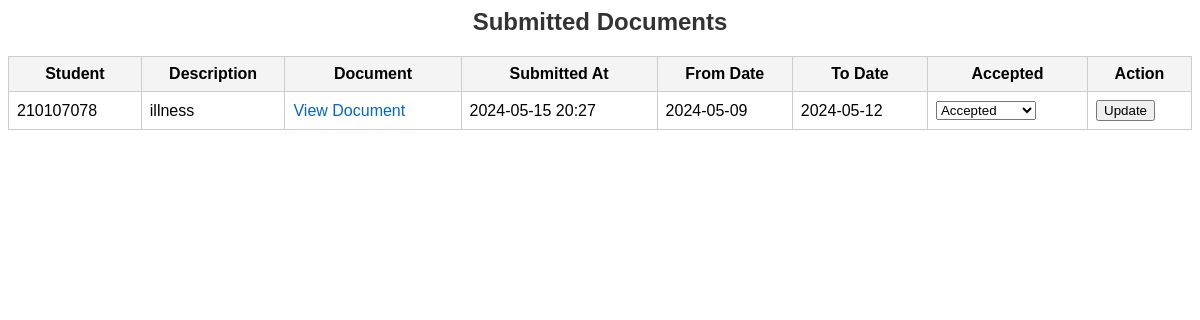
/admin_page/ (signed in), run on the app's committed database.
### dashboard/models.py (models this page shows, shortened)
class SubmittedDocument(models.Model):
    student = models.ForeignKey(CustomUser, on_delete=models.CASCADE, related_name="documents")
    description = models.TextField()
    document = models.FileField(upload_to='student_documents/')
    submitted_at = models.DateTimeField(auto_now_add=True)
    from_date = models.DateTimeField(blank=False)
    to_date = models.DateTimeField(blank=False)
    ACCEPTED_CHOICES = [
        (0, 'Not Checked'),
        (1, 'Accepted'),
        (2, 'Rejected')
    ]
    accepted = models.IntegerField(default=0, choices=ACCEPTED_CHOICES)

### account/models.py (models this page shows, shortened)
class CustomUser(AbstractBaseUser, PermissionsMixin):
    email = models.EmailField(max_length=255, blank=False, unique=True)
    id = models.CharField(max_length=9, unique=True, blank=False, primary_key=True)
    first_name = models.CharField(max_length=30)
    last_name = models.CharField(max_length=30)
    objects = CustomUserManager()
    USERNAME_FIELD = 'id'
    REQUIRED_FIELDS = ['first_name', 'last_name']

### dashboard/views.py (the view, shortened to what this page needs)
# urls.py: path('admin_page/', views.admin_page, name='admin_page'),
@login_required
def admin_page(request):
    documents = SubmittedDocument.objects.all()
    return render(request, 'dashboard/admin_page.html', {'documents': documents})

### dashboard/templates/dashboard/admin_page.html (shortened to what this page needs)
<h2>Submitted Documents</h2>
<form method="post">
    <table>
        <thead>
            <tr>
                <th>Student</th>
                <th>Description</th>
                <th>Document</th>
                <th>Submitted At</th>
                <th>From Date</th>
                <th>To Date</th>
                <th>Accepted</th>
                <th>Action</th>
            </tr>
        </thead>
        <tbody>
            {% for document in documents %}
            <tr>
                <td>{{ document.student.id }}</td>
                <td>{{ document.description }}</td>
                <td><a href="{{ document.document.url }}" target="_blank">View Document</a></td>
                <td>{{ document.submitted_at|date:"Y-m-d H:i" }}</td>
                <td>{{ document.from_date|date:"Y-m-d " }}</td>
                <td>{{ document.to_date|date:"Y-m-d " }}</td>
                <td>
                    <select name="accepted_{{ document.id }}">
                        {% for value, name in document.ACCEPTED_CHOICES %}
                            <option value="{{ value }}" {% if document.accepted == value %}selected{% endif %}>{{ name }}</option>
                        {% endfor %}
                    </select>
                </td>
                <td><button type="submit" name="document_id" value="{{ document.id }}">Update</button></td>
            </tr>
            {% empty %}
            <tr>
                <td colspan="8">No documents submitted.</td>
            </tr>
            {% endfor %}
        </tbody>
    </table>
</form>

### dashboard/templates/dashboard/admin_page.html (style rules this page uses)
h2 { text-align: center; color: #333; }
table { width: 100%; border-collapse: collapse; margin-top: 20px; }
th, td { border: 1px solid #ccc; padding: 8px; text-align: left; }
th { background-color: #f4f4f4; text-align: center; }
a { color: #06c; text-decoration: none; }

### data on the page
SubmittedDocument: student.id "210107078", description "illness", submitted_at "2024-05-15 20:27", from_date "2024-05-09", to_date "2024-05-12", accepted+id "Accepted"
